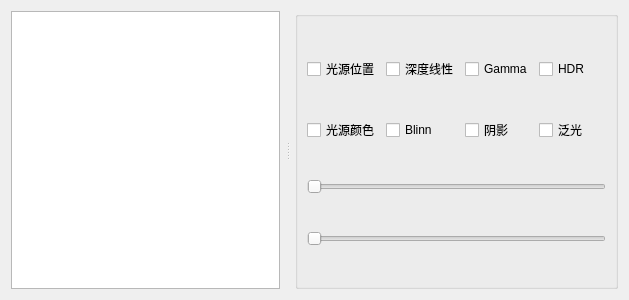
<?xml version="1.0" encoding="UTF-8"?>
<ui version="4.0">
 <class>HOpenGLDemoWidget</class>
 <widget class="QWidget" name="HOpenGLDemoWidget">
  <property name="geometry">
   <rect>
    <x>0</x>
    <y>0</y>
    <width>629</width>
    <height>300</height>
   </rect>
  </property>
  <property name="windowTitle">
   <string>Form</string>
  </property>
  <layout class="QGridLayout" name="gridLayout_2">
   <item row="0" column="0">
    <widget class="QSplitter" name="splitter_2">
     <property name="orientation">
      <enum>Qt::Horizontal</enum>
     </property>
     <property name="handleWidth">
      <number>15</number>
     </property>
     <widget class="QTreeWidget" name="treeWidget">
      <attribute name="headerVisible">
       <bool>false</bool>
      </attribute>
      <column>
       <property name="text">
        <string notr="true">1</string>
       </property>
      </column>
     </widget>
     <widget class="QSplitter" name="splitter_1">
      <property name="orientation">
       <enum>Qt::Vertical</enum>
      </property>
      <property name="opaqueResize">
       <bool>true</bool>
      </property>
      <property name="handleWidth">
       <number>15</number>
      </property>
      <widget class="QGroupBox" name="groupBox">
       <property name="title">
        <string/>
       </property>
       <layout class="QGridLayout" name="gridLayout">
        <item row="0" column="0">
         <widget class="QCheckBox" name="checkBox_1">
          <property name="text">
           <string>光源位置</string>
          </property>
         </widget>
        </item>
        <item row="3" column="0" colspan="4">
         <widget class="QSlider" name="horizontalSlider_1">
          <property name="minimum">
           <number>1</number>
          </property>
          <property name="maximum">
           <number>100</number>
          </property>
          <property name="value">
           <number>1</number>
          </property>
          <property name="orientation">
           <enum>Qt::Horizontal</enum>
          </property>
         </widget>
        </item>
        <item row="4" column="0" colspan="4">
         <widget class="QSlider" name="horizontalSlider_2">
          <property name="minimum">
           <number>1</number>
          </property>
          <property name="maximum">
           <number>100</number>
          </property>
          <property name="value">
           <number>1</number>
          </property>
          <property name="orientation">
           <enum>Qt::Horizontal</enum>
          </property>
         </widget>
        </item>
        <item row="1" column="0">
         <widget class="QCheckBox" name="checkBox_2">
          <property name="text">
           <string>光源颜色</string>
          </property>
         </widget>
        </item>
        <item row="0" column="1">
         <widget class="QCheckBox" name="checkBox_3">
          <property name="text">
           <string>深度线性</string>
          </property>
         </widget>
        </item>
        <item row="1" column="1">
         <widget class="QCheckBox" name="checkBox_4">
          <property name="text">
           <string>Blinn</string>
          </property>
         </widget>
        </item>
        <item row="0" column="2">
         <widget class="QCheckBox" name="checkBox_5">
          <property name="text">
           <string>Gamma</string>
          </property>
         </widget>
        </item>
        <item row="1" column="2">
         <widget class="QCheckBox" name="checkBox_6">
          <property name="text">
           <string>阴影</string>
          </property>
         </widget>
        </item>
        <item row="0" column="3">
         <widget class="QCheckBox" name="checkBox_7">
          <property name="text">
           <string>HDR</string>
          </property>
         </widget>
        </item>
        <item row="1" column="3">
         <widget class="QCheckBox" name="checkBox_8">
          <property name="text">
           <string>泛光</string>
          </property>
         </widget>
        </item>
       </layout>
      </widget>
     </widget>
    </widget>
   </item>
  </layout>
 </widget>
 <resources/>
 <connections/>
</ui>
